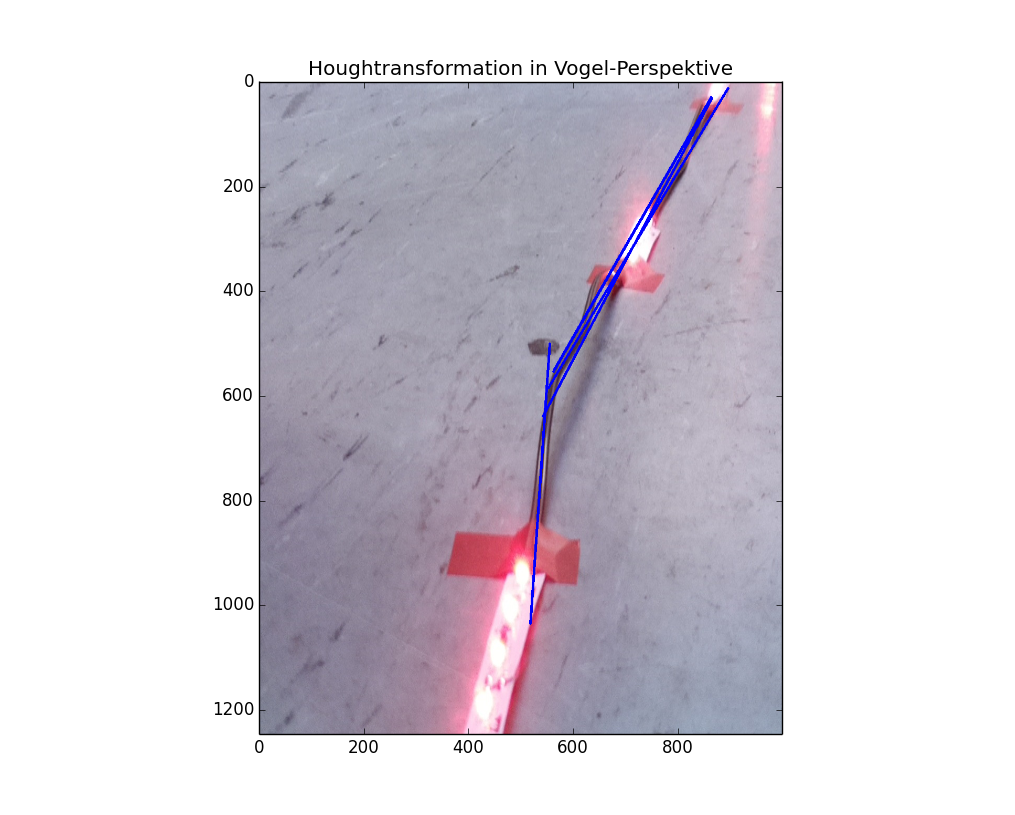

Python code for this plot:
import numpy as np
import cv2
import matplotlib.pyplot as plt

gray = cv2.imread('Birdview.jpg')
gray = cv2.cvtColor(gray,cv2.COLOR_BGR2RGB)
edges = cv2.Canny(gray,50,150,apertureSize = 3)
cv2.imwrite('edges-50-150.jpg',edges)
minLineLength=500
lines = cv2.HoughLinesP(image=edges,rho=5,theta=np.pi/180, threshold=100,lines=np.array([]), minLineLength=minLineLength,maxLineGap=80)

a,b,c = lines.shape
alpha = range(a)
for i in range(a):
    cv2.line(gray, (lines[i][0][0], lines[i][0][1]), (lines[i][0][2], lines[i][0][3]), (0, 0, 255), 3)
    cv2.imwrite('houghlines5.jpg',gray)
    h = lines[i][0][1]-lines[i][0][3]
    b = lines[i][0][2] - lines[i][0][0]
    l = np.sqrt([(b*b)+(h*h)])
    alpha[i] = (np.arcsin(h/l)*180/np.pi)
    print alpha[i]

    #cv2.line(gray,(0,0),(643,402),(255, 0, 0), 3, cv2.LINE_AA)
    
    
plt.figure(figsize=(10,8))
#plt.subplot(1,1,1)
plt.title('Houghtransformation in Vogel-Perspektive')
fig = plt.imshow(gray)
plt.show()
